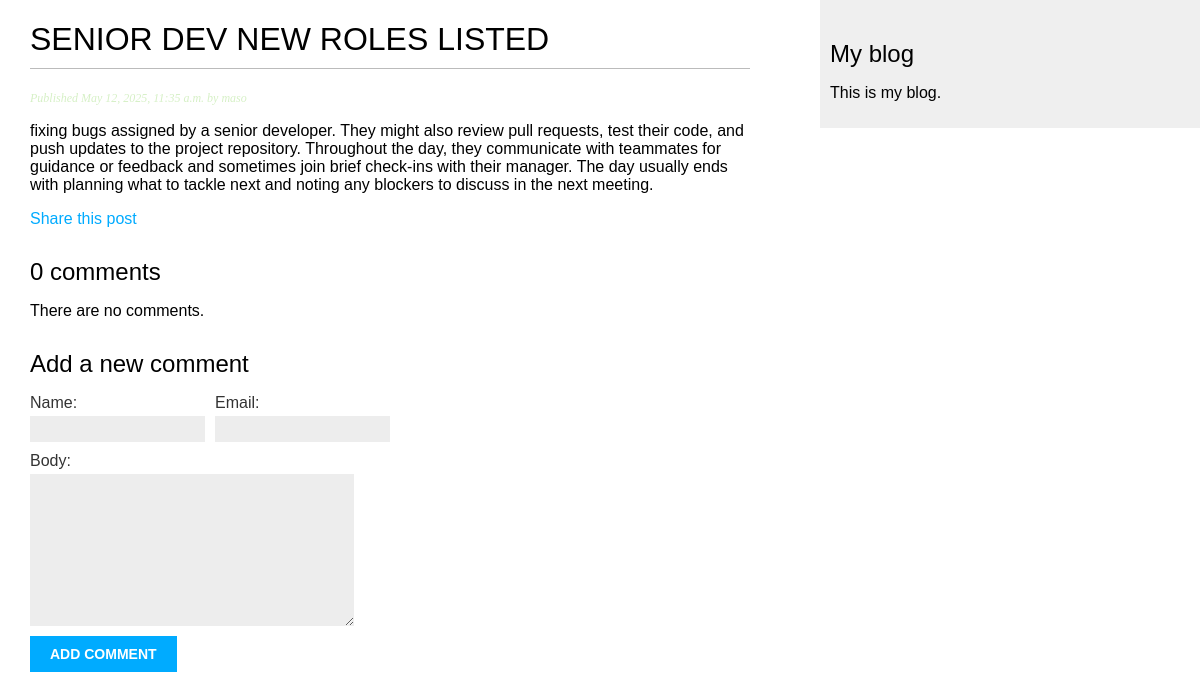
/blog/2025/5/12/senior-dev-new-roles-listed/, run on the app's committed database.
### blog/models.py (models this page shows, shortened)
class Post(models.Model):
    class Status(models.TextChoices):
        DRAFT= 'DF', 'Draft'
        PUBLISHED = 'PB', 'Published'
    title = models.CharField(max_length=250)
    slug = models.SlugField(max_length=250, unique_for_date='publish')
    body = models.TextField()
    publish = models.DateTimeField(default=timezone.now)
    created = models.DateTimeField(auto_now_add=True)
    updated = models.DateTimeField(auto_now=True)
    tags = TaggableManager()
    status = models.CharField(max_length=2, choices=Status, default=Status.DRAFT)
    author = models.ForeignKey(
        settings.AUTH_USER_MODEL,
        on_delete=models.CASCADE,
        related_name='blog_posts'
    )
    objects = models.Manager() # The default manager
    published =PublishedManager() # Our custom manager
    class Meta:
        ordering =['-publish']
        indexes =[models.Index(fields=['-publish'])]

### blog/views.py (the view)
# urls.py: path('<int:year>/<int:month>/<int:day>/<slug:post>/', views.post_detail,name='post_detail'),
def post_detail(request, year,month,day,post):
    post = get_object_or_404(
        Post,
        status=Post.Status.PUBLISHED,
        slug=post, publish__year=year,
        publish__month=month,
        publish__day=day
    )
    comments = post.comments.filter(active=True)
    form = CommentForm()
    return render(
        request,
        'blog/post/detail.html',
        {'post': post, 'comments': comments, 'form': form })

### blog/forms.py
class CommentForm(forms.ModelForm):
    class Meta:
        model = Comment
        fields = ['name', 'email', 'body']

### blog/templates/blog/post/detail.html (shortened to what this page needs)
{% extends "blog/base.html" %}
{% block content %}
<h1>{{ post.title }}</h1>
<p class="date"> Published {{ post.publish }} by {{ post.author }}</p>
{{ post.body|linebreaks }}
<p> <a href="{% url 'blog:post_share' post.id %}"> Share this post </a> </p>
{% with comments.count as total_comments %}
<h2> {{ total_comments }} comment{{ total_comments|pluralize }} </h2>
{% endwith %}
{% for comment in comments %}
 <div class="comment">
    <p class="info">Comment {{ forloop.counter }} by {{ comment.name }} {{comment.created }} </p>
    {{ comment.body|linebreaks }}
</div>
{%empty %} <p>There are no comments.</p> {% endfor %}
{% include "blog/post/includes/comment_form.html" %}
{% endblock %}

### blog/static/css/blog.css (style rules this page uses)
body { margin: 0; padding: 0; font-family: helvetica, sans-serif; }
a { color: #00abff; text-decoration: none; }
h1 { font-weight: normal; border-bottom: 1px solid #bbb; padding: 0 0 10px 0; }
h2 { font-weight: normal; margin: 30px 0 0; }
p.date { color: #d6f0c6; font-family: georgia, serif; font-size: 12px; font-style: italic; }
label { float: left; clear: both; color: #333; margin-bottom: 4px; }
input, textarea { clear: both; float: left; margin: 0 0 10px; background: #ededed; border: 0; padding: 6px 10px; font-size: 12px; }

### data on the page
Post: title "SENIOR DEV NEW ROLES LISTED", publish "May 12, 2025, 11:35 a.m.", author "maso", body "fixing bugs assigned by a senior developer. They might also review pull requests, test their code, and push updates to the project repository. Throughout the day, they communicate with teammates for guidance or feedback and sometimes join brief check-ins with their manager. The day usually ends with planning what to tackle next and noting any blockers to discuss in the next meeting."

### other printed values
{{ total_comments }} "0"
